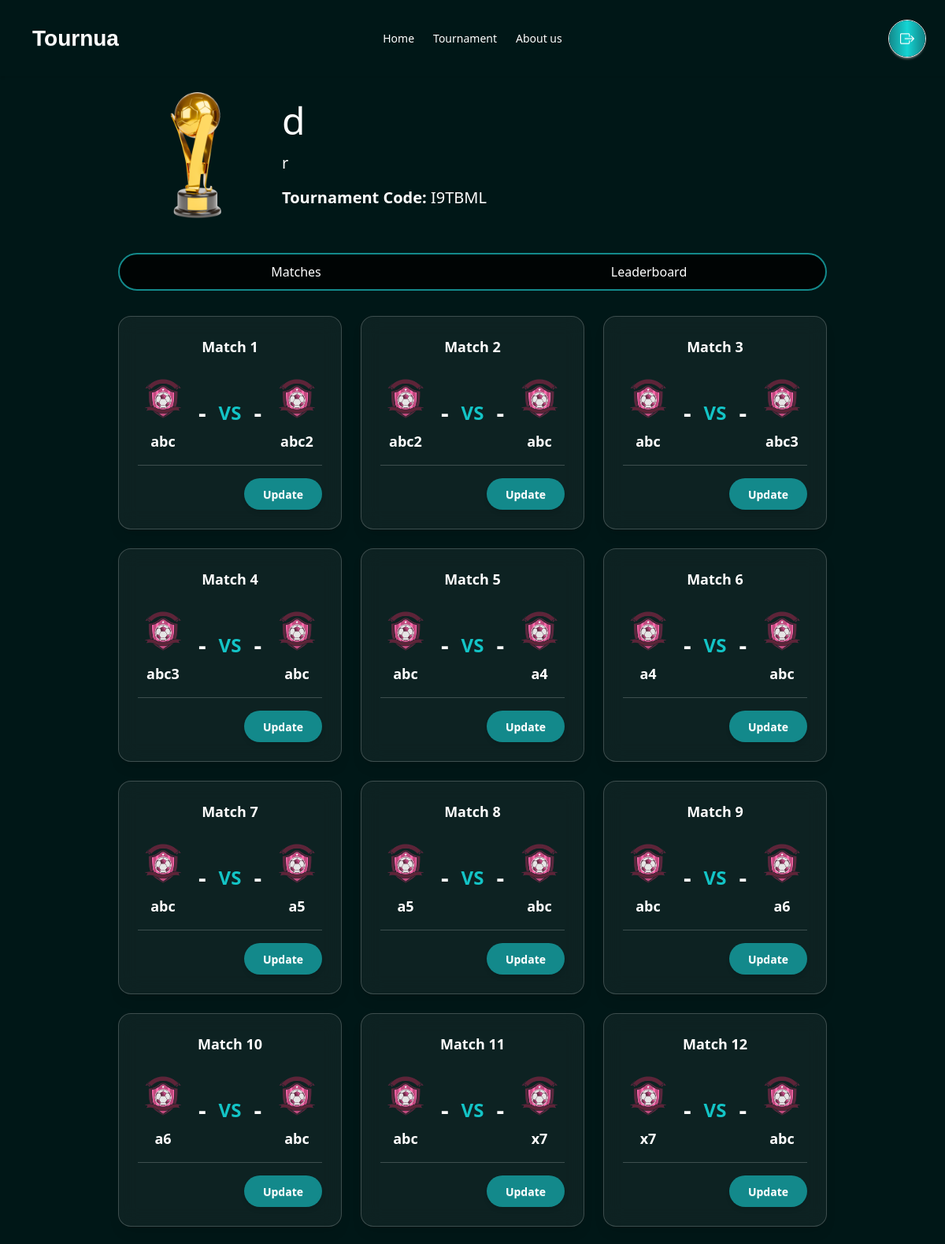
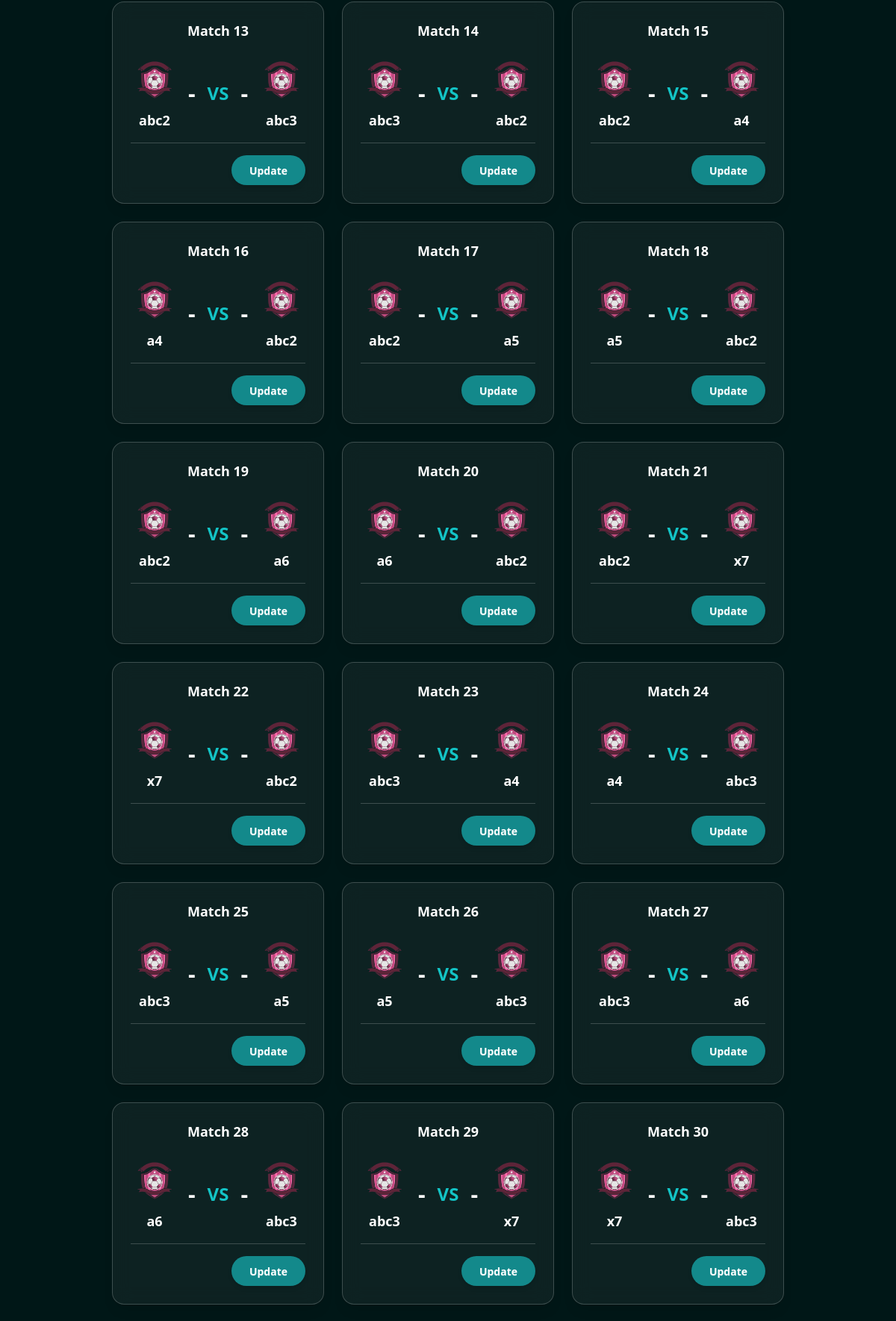
Page /Tournua/tournament/9 (upper part) on the committed database (2 pictures, top to bottom).
### tournua/models.py (models this page shows, shortened)
class Tournament(models.Model):
    user = models.ForeignKey(UserAccount, on_delete=models.CASCADE, related_name="tournaments")
    code = models.CharField(max_length=8, unique=True, editable=False)
    name = models.CharField(max_length=200)
    description = models.TextField(blank=True)
    trophy = models.ImageField(upload_to="trophies/", blank=True, null=True)
    tournament_type = models.CharField(max_length=50, choices=[("online", "Online"), ("offline", "Offline")])
    player_type = models.CharField(max_length=50, choices=[("single", "Single"), ("team", "Team")])
    format = models.CharField(max_length=50, choices=[("Knockout", "Knockout"), ("League", "League")])
    num_groups = models.IntegerField(default=2)
    teams_per_group = models.IntegerField(default=4)
    created_at = models.DateTimeField(auto_now_add=True)

class Match(models.Model):
    tournament = models.ForeignKey(Tournament, on_delete=models.CASCADE, related_name="matches")
    team1 = models.ForeignKey(Team, on_delete=models.CASCADE, related_name="team1_matches")
    team2 = models.ForeignKey(Team, on_delete=models.CASCADE, related_name="team2_matches")
    match_date = models.DateTimeField(blank=True, null=True)  # optional
    team1_score = models.IntegerField(default=0)
    team2_score = models.IntegerField(default=0)
    played = models.BooleanField(default=False)
    created_at = models.DateTimeField(auto_now_add=True)

class Team(models.Model):
    tournament = models.ForeignKey(Tournament, on_delete=models.CASCADE, related_name="teams")
    name = models.CharField(max_length=200)
    logo = models.ImageField(upload_to="team_logos/", blank=True, null=True)

### tournua/views.py (the view)
# urls.py: path("tournament/<int:tournament_id>", views.tournament_view, name="viewTournament"),
def tournament_view(request, tournament_id):
    tournament = get_object_or_404(Tournament, id=tournament_id)
    matches = Match.objects.filter(tournament=tournament).select_related('team1', 'team2').order_by('created_at')
    context = {
        'tournament': tournament,
        'matches': matches
    }
    return render(request, 'view.html', context)

### template/view.html (shortened to what this page needs)
{% load static %}
<!DOCTYPE html>
<html lang="en">
<head>
    <link href="https://cdn.jsdelivr.net/npm/daisyui@5" rel="stylesheet" type="text/css" />
    <script src="https://cdn.jsdelivr.net/npm/@tailwindcss/browser@4"></script>
    <link rel="stylesheet" href="https://cdn.jsdelivr.net/npm/bootstrap-icons@1.13.1/font/bootstrap-icons.min.css">
    <link rel="stylesheet" href="{% static 'css/style.css' %}">
</head>
<body class="bg-[#001717]">
<header>
    <div class="navbar shadow-sm px-2 py-6 lg:p-6">
        <div class="navbar-start">
            <a class="btn btn-ghost text-[28px] text-[#FFFFFF] font-cs-gelios">Tournua</a>
        </div>
        <div class="navbar-center hidden lg:flex">
            <ul class="menu menu-horizontal px-1 text-white">
                <li><a href="">Home</a></li>
                <li><a href="">Tournament</a></li>
                <li><a href="">About us</a></li>
            </ul>
        </div>
        <div class="navbar-end flex gap-4">
            <a href="{% url 'logout' %}" class="btn relative inline-flex items-center justify-center w-12 h-12 text-white bg-black rounded-full">
                <span class="absolute inset-0 rounded-full p-[2px] bg-gradient-to-r from-[#13898B] via-[#14D5D4] via-[#0C6083] to-[#118285]"></span>
                <span class="relative z-10 flex items-center justify-center w-full h-full rounded-full"><i class="bi bi-box-arrow-right text-lg"></i></span>
            </a>
        </div>
    </div>
</header>
<main>
<section class="flex items-center justify-center gap-4">
    <div class="mx-auto h-auto w-9/12 bg-cover bg-center">
        <div class="flex gap-2 justify-start items-center">
            <img src="{% static 'trophies/Trophy1.png' %}" alt="" class="w-50 h-50">
            <div class="text-white space-y-4">
                <p class="text-5xl">{{ tournament.name }}</p>
                <p class="text-xl">{{ tournament.description }}</p>
                <p class="text-xl"><b>Tournament Code:</b> {{ tournament.code }}</p>
            </div>
        </div>
        <div class="w-full flex rounded-3xl border-2 border-[#13898B] overflow-hidden text-white bg-[#000000]/80 backdrop-blur-md mt-6">
            <button class="w-1/2 py-2.5 font-medium transition-all duration-200 hover:bg-[#13898B]/30 focus:bg-[#13898B] focus:text-white">
                Matches
            </button>
            <button class="w-1/2 py-2.5 font-medium transition-all duration-200 hover:bg-[#13898B]/30 focus:bg-[#13898B] focus:text-white">
                Leaderboard
            </button>
        </div>
        <div class="grid grid-cols-1 sm:grid-cols-2 lg:grid-cols-3 xl:grid-cols-3 gap-6 mt-8 mb-8">
            {% for match in matches %}
            <div class="bg-white/5 backdrop-blur-md rounded-2xl border border-white/20 p-6 hover:scale-[1.02] hover:bg-white/20 transition duration-300 shadow-lg hover:border-[#13898B]">
                <p class="text-white text-center text-lg font-semibold mb-5">
                    Match {{ forloop.counter }}
                </p>
                <div class="flex items-center justify-between w-full">
                    <div class="flex flex-col items-center space-y-2">
                        <img src="{% static 'trophies/Logo1.png' %}" alt="Team 1 Logo" class="w-16 h-16">
                        <p class="text-lg text-white font-semibold text-center">{{ match.team1.name }}</p>
                    </div>
                    <div class="flex flex-col items-center space-y-2">
                        <div class="flex items-center gap-4 text-white text-3xl font-bold">
                            <span>{{ match.team1_score|default:"-" }}</span>
                            <span class="text-[#13C4C6] text-2xl">VS</span>
                            <span>{{ match.team2_score|default:"-" }}</span>
                        </div>
                    </div>
                    <div class="flex flex-col items-center space-y-2">
                        <img src="{% static 'trophies/Logo1.png' %}" alt="Team 2 Logo" class="w-16 h-16">
                        <p class="text-lg text-white font-semibold text-center">{{ match.team2.name }}</p>
                    </div>
                </div>
                <hr class="my-4 border-white/20">
                <div class="flex justify-end">
                    <label
                        for="verify_modal"
                        class="btn bg-[#13898B] hover:bg-[#0f6c6d] text-white rounded-3xl px-6 py-2 border-none shadow-md transition duration-200"
                        onclick="openModal('{{ match.id }}', '{{ match.team1.name }}', '{{ match.team2.name }}', '{{ match.team1_score }}', '{{ match.team2_score }}')">
                        Update
                    </label>
                </div>
            </div>
            {% endfor %}
        </div>
    </div>
</section>
</main>
</body>
</html>

### static/css/style.css (style rules this page uses)
.font-cs-gelios { font-family: "CS Gelios", sans-serif; }

### rows in the picture
Tournament: name "d", description "r", code "I9TBML"
Match: team1.name "abc", team1_score "-", team2_score "-", team2.name "abc2"
Match: team1.name "abc2", team1_score "-", team2_score "-", team2.name "abc"
Match: team1.name "abc", team1_score "-", team2_score "-", team2.name "abc3"
Match: team1.name "abc3", team1_score "-", team2_score "-", team2.name "abc"
Match: team1.name "abc", team1_score "-", team2_score "-", team2.name "a4"
Match: team1.name "a4", team1_score "-", team2_score "-", team2.name "abc"
Match: team1.name "abc", team1_score "-", team2_score "-", team2.name "a5"
Match: team1.name "a5", team1_score "-", team2_score "-", team2.name "abc"
Match: team1.name "abc", team1_score "-", team2_score "-", team2.name "a6"
Match: team1.name "a6", team1_score "-", team2_score "-", team2.name "abc"
Match: team1.name "abc", team1_score "-", team2_score "-", team2.name "x7"
Match: team1.name "x7", team1_score "-", team2_score "-", team2.name "abc"
Match: team1.name "abc2", team1_score "-", team2_score "-", team2.name "abc3"
Match: team1.name "abc3", team1_score "-", team2_score "-", team2.name "abc2"
Match: team1.name "abc2", team1_score "-", team2_score "-", team2.name "a4"
Match: team1.name "a4", team1_score "-", team2_score "-", team2.name "abc2"
Match: team1.name "abc2", team1_score "-", team2_score "-", team2.name "a5"
Match: team1.name "a5", team1_score "-", team2_score "-", team2.name "abc2"
Match: team1.name "abc2", team1_score "-", team2_score "-", team2.name "a6"
Match: team1.name "a6", team1_score "-", team2_score "-", team2.name "abc2"
Match: team1.name "abc2", team1_score "-", team2_score "-", team2.name "x7"
Match: team1.name "x7", team1_score "-", team2_score "-", team2.name "abc2"
Match: team1.name "abc3", team1_score "-", team2_score "-", team2.name "a4"
Match: team1.name "a4", team1_score "-", team2_score "-", team2.name "abc3"
Match: team1.name "abc3", team1_score "-", team2_score "-", team2.name "a5"
Match: team1.name "a5", team1_score "-", team2_score "-", team2.name "abc3"
Match: team1.name "abc3", team1_score "-", team2_score "-", team2.name "a6"
Match: team1.name "a6", team1_score "-", team2_score "-", team2.name "abc3"
Match: team1.name "abc3", team1_score "-", team2_score "-", team2.name "x7"
Match: team1.name "x7", team1_score "-", team2_score "-", team2.name "abc3"
